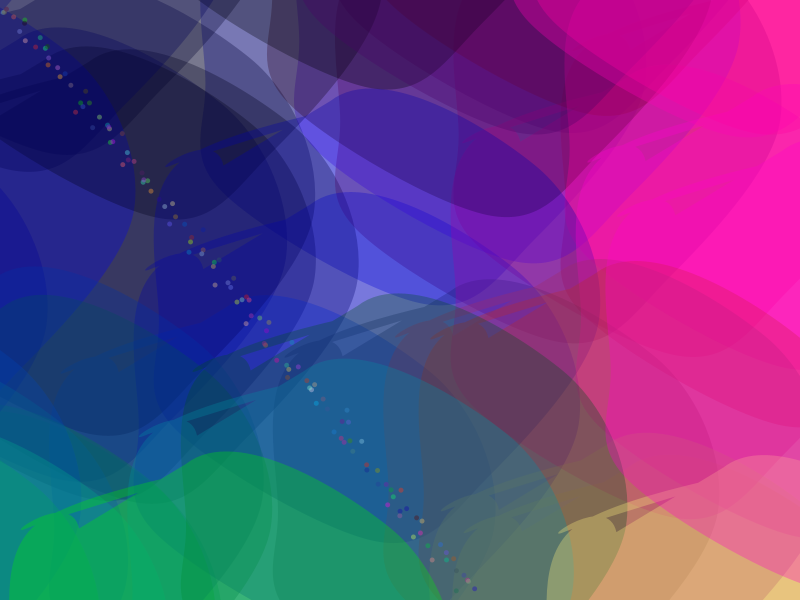
Frame 1 (no input)
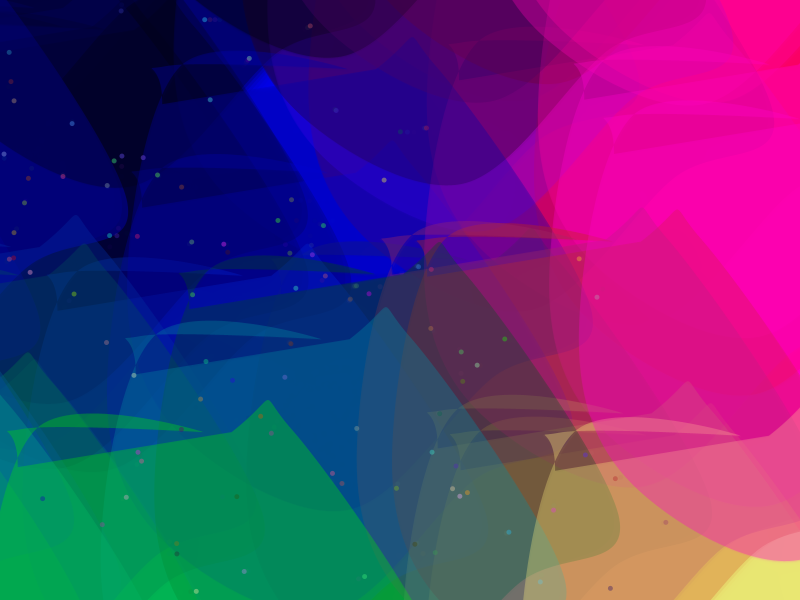
Frame 60 (the mouse pressed at the canvas centre just before this capture)
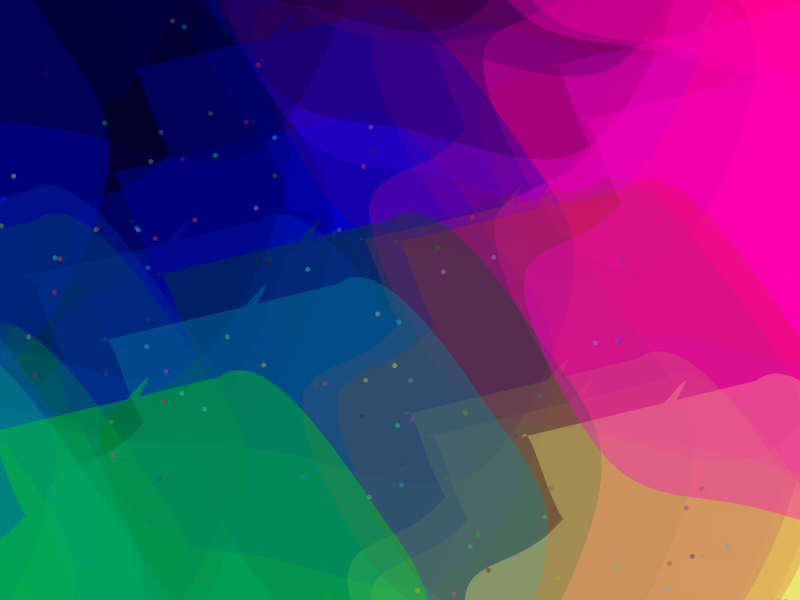
Frame 120 (the mouse held since frame 60 and released just before this capture)

The Processing sketch that drew these frames (run headless with seeded random() and noise(); from frame 60 on, the mouse is pressed at the canvas centre):

// Processing sketch: processing_165093
// ── processing_165093.pde

Orb[] a = new Orb[50];
Oscillator[] b = new Oscillator[200];

void setup() {
  size(800, 600);

  for (int i = 0; i < a.length; i++) {
    a[i] = new Orb(random(-800, width/2), random(-600, height/2), random(0, 255));
    rotate(random(-90, 90));
  }

  for (int i = 0; i < b.length; i++) {
    b[i] = new Oscillator(i*4, i*5);
  }

  background(255);
}

void draw() {

  for (int i = 0; i < a.length; i++) {
    a[i].circle();
  }
  for (int i = 0; i < b.length; i++) {
    b[i].oscillate();
    b[i].display();
  }
}

// void mousePressed() {
//   for (int i = 0; i < a.length; i++) {
//     b[i].display();
//   }
// }

class Orb {

  //point of the orb
  float pointAx = 244.09;
  float pointAy = 244.09;
  float pointBx = 400;
  float pointBy = 179.51;
  float pointCx = 555.91;
  float pointCy = 244.09;
  float pointDx = 620.49;
  float pointDy = 400;
  float pointEx = 555.91;
  float pointEy = 555.91;
  float pointFx = 400;
  float pointFy = 620.49;
  float pointGx = 244.09;
  float pointGy = 555.91;
  float pointHx = 179.51;
  float pointHy = 400;
  float pointIx = 244.09;
  float pointIy = 244.09;
  float pointJx = 400;
  float pointJy = 179.51;
  //float pointKx = 555.91;
  float pointKx = 244.09;
  float pointKy = 244.09;
  float x, y, z;
  PImage stage;

  //constructor 
  Orb(float a, float b, float c) {
    x = a;
    y = b;
    z = c;
  }
  void circle() {
    //fill(30, 200, 150, 50);
    // fill(random(100, 150)*.05+map(cos(frameCount*0.05), -1, 1, -50, 50), random(100, 200)*0.05, map(cos(frameCount*0.03), -1, 1, -50, 50), 80);
    fill(x, y, z, 80);
    noStroke();
    //strokeWeight(0.1);
    //stroke(0, 0, 0, 100);
    // curveTightness(10);
    pushMatrix();
    translate(x, y);
    beginShape();
    curveVertex(pointAx+map(cos(frameCount*0.05), -1, 1, -50, 50), pointAy*2+map(cos(frameCount*0.05), -1, 1, -50, 50));
    curveVertex(pointBx+map(sin(frameCount*0.02), -1, 1, -50, 50), pointBy+map(cos(frameCount*0.02), -1, 1, -50, 50));
    curveVertex(pointCx+map(cos(frameCount*0.05), -1, 1, -50, 50), pointCy+map(cos(frameCount*0.05), -1, 1, -50, 50));
    curveVertex(pointDx+map(cos(frameCount*0.2), -1, 1, -50, 50), pointDy+map(cos(frameCount*0.2), -1, 1, -50, 50));
    curveVertex(pointEx+map(sin(frameCount*0.05), -1, 1, -50, 50), pointEy+map(cos(frameCount*0.05), -1, 1, -50, 50));
    curveVertex(pointFx+map(cos(frameCount*0.02), -1, 1, -50, 50), pointFy+map(cos(frameCount*0.02), -1, 1, -50, 50));
    curveVertex(pointGx+map(sin(frameCount*0.05), -1, 1, -50, 50), pointGy+map(sin(frameCount*0.05), -1, 1, -50, 50));
    curveVertex(pointHx+map(cos(frameCount*0.02), -1, 1, -50, 50), pointHy+map(cos(frameCount*0.02), -1, 1, -50, 50));
    curveVertex(pointIx+map(sin(frameCount*0.05), -1, 1, -50, 50), pointIy+map(cos(frameCount*0.05), -1, 1, -50, 50));
    curveVertex(pointJx+map(cos(frameCount*0.02), -1, 1, -50, 50), pointJy+map(cos(frameCount*0.02), -1, 1, -50, 50));
    curveVertex(pointKx-map(sin(frameCount*0.05), -1, 1, -50, 50), pointKy+map(cos(frameCount*0.05), -1, 1, -50, 50));
    curveVertex(pointAx+map(cos(frameCount*0.03), -1, 1, -50, 50), pointAy+map(cos(frameCount*0.03), -1, 1, -50, 50));
    curveVertex(pointAx+map(cos(frameCount*0.03), -1, 1, -50, 50), pointAy*2+map(cos(frameCount*0.03), -1, 1, -50, 50));
    endShape(CLOSE);
    popMatrix();
  }
}

class Oscillator {

  PVector angle;
  PVector velocity;
  PVector amplitude;
  float a, b;

  Oscillator(float _x, float _y) {
    a = _x;
    b = _y;
    angle = new PVector();
    velocity = new PVector(random(-0.05, 0.05), random(-0.05, 0.05));
    //Random velocities and amplitudes
    amplitude = new PVector(random(width/2), random(height/2));
  }

  void oscillate() {
    angle.add(velocity);
  }

  void display() {
    //Oscillating on the x-axis
    float x = sin(angle.x)*amplitude.x;
    //Oscillating on the y-axis
    float y = sin(angle.y)*amplitude.y;

    pushMatrix();
    translate(a, b);
    fill(random(0, 255), random(0, 255), random(0, 255), 100);
    ellipse(x, y, 5, 5);
    popMatrix();
  }
}
